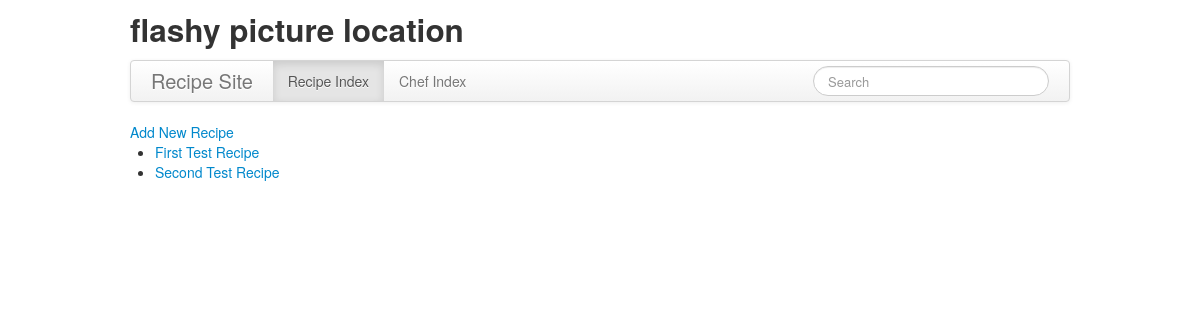
Before: /recipes/ with the older database file.
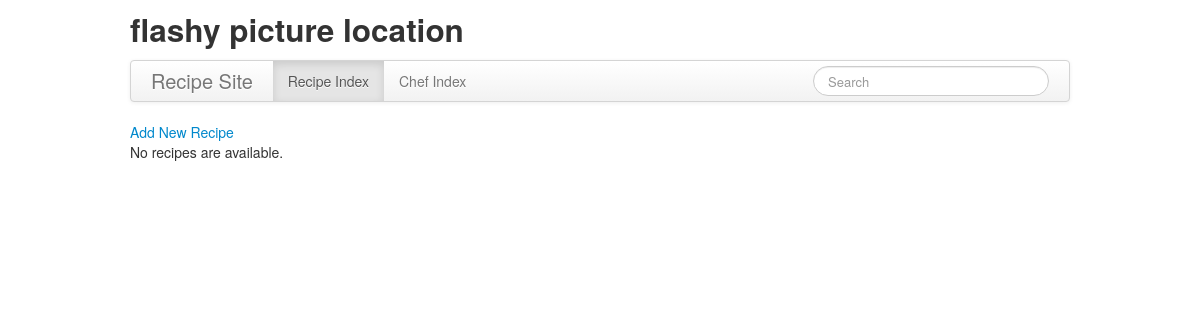
After: the same page with the newer database file.
### appRecipe/models.py (models this page shows)
class Recipe(models.Model):
  name = models.CharField(max_length=200)
  prepTime = models.IntegerField(blank=True,null=True)
  cookTime = models.IntegerField(blank=True,null=True)
  chefComment = models.CharField(max_length=500)
  mainPicture = models.ForeignKey('RecipePicture',blank=True,null=True, related_name = 'mainPictureForRecipe')
  chef = models.ForeignKey('Chef')
  previousVersion = models.ForeignKey('self',blank=True,null=True)
  ingredients = models.ManyToManyField(Ingredient)

### appRecipe/views.py (the view)
# urls.py: url(r'^recipes/$', views.recipeIndex, name='recipeIndex'),
def recipeIndex(request):
  recipe_list = Recipe.objects.all()
  context = { 'recipe_list': recipe_list,}
  return render(request, 'recipe/recipeIndex.html',context)

### appRecipe/templates/recipe/recipeIndex.html (shortened to what this page needs)
{% extends "recipe/base.html" %}
{% block RecipeIndexActive %}active{% endblock %}
{% block content %}
  <a href="{% url 'addRecipe' %}" >Add New Recipe</a>
  {% if recipe_list %}
    <ul>
    {% for recipe in recipe_list %}
      <li><a href="{% url 'recipeDetail' recipe.id %}">{{ recipe.name }}</a></li>
    {% endfor %}
    </ul>
  {% else %}
    <p>No recipes are available.</p>
  {% endif %}
{% endblock content %}

Changed rows visible on the page:
removed Recipe: name "First Test Recipe"
removed Recipe: name "Second Test Recipe"
Other visible differences:
text now shown: "No recipes are available."
